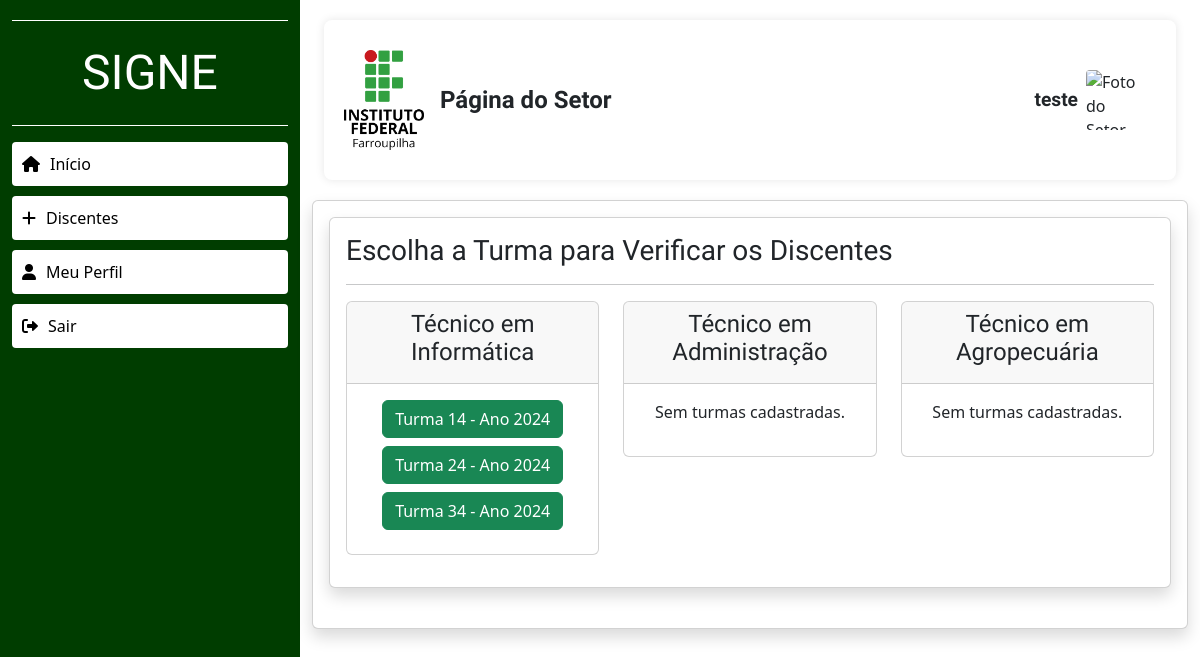
Page /PPI/editar_discente.php (signed in) on the committed database.
### tables this page shows
CREATE TABLE `usuarios` (
  `id` int(11) NOT NULL AUTO_INCREMENT,
  `username` varchar(50) NOT NULL,
  `email` varchar(100) NOT NULL,
  `password_hash` varchar(255) NOT NULL,
  `reset_token` varchar(100) DEFAULT NULL,
  `reset_expires` datetime DEFAULT NULL,
  `tipo` ENUM('administrador', 'docente', 'setor') NOT NULL,
  PRIMARY KEY (`id`)
);

CREATE TABLE `cursos` (
    `id` INT AUTO_INCREMENT PRIMARY KEY,
    `nome` VARCHAR(255) NOT NULL,
    `coordenador` VARCHAR(100)
);

### PPI/editar_discente.php (the view, shortened to what this page needs)
<?php
include 'config.php';
$stmt = $conn->prepare("SELECT username, foto_perfil FROM usuarios WHERE email = ?");
$stmt->bind_param("s", $_SESSION['email']);
$stmt->execute();
$stmt->bind_result($nome, $foto_perfil);
$displayTurmas = true;
$query_cursos = "SELECT id, nome FROM cursos";
$result_cursos = $conn->query($query_cursos);
$query_turmas = "
    SELECT t.numero, t.ano, t.curso_id, c.nome AS curso_nome
    FROM turmas t
    JOIN cursos c ON t.curso_id = c.id
    ORDER BY c.nome, t.numero;
";
$result_turmas = $conn->query($query_turmas);
$turmas_por_curso = [];
while ($row = $result_turmas->fetch_assoc()) {
    $turmas_por_curso[$row['curso_nome']][] = [
        'numero' => $row['numero'],
        'ano' => $row['ano'],
    ];
}
?>
<!DOCTYPE html>
<html lang="pt-BR">
<head>
    <link href="https://cdn.jsdelivr.net/npm/bootstrap@5.3.3/dist/css/bootstrap.min.css" rel="stylesheet">
    <link href="https://cdnjs.cloudflare.com/ajax/libs/font-awesome/6.0.0-beta3/css/all.min.css" rel="stylesheet">
    <link href="style.css" rel="stylesheet" type="text/css">
    <link href="https://cdn.jsdelivr.net/npm/bootstrap@5.3.0/dist/css/bootstrap.min.css" rel="stylesheet">
</head>
<body>
    <div class="container-fluid">
        <div class="row">
            <div class="col-md-3 sidebar">
                <div class="separator mb-3"></div>
                <div class="signe-text">SIGNE</div>
                <div class="separator mt-3 mb-3"></div>
                <button onclick="location.href='f_pagina_setor.php'">
                    <i class="fas fa-home"></i> Início
                </button>
                <button class="btn btn-light" type="button" data-bs-toggle="collapse" data-bs-target="#expandable-menu" aria-expanded="false" aria-controls="expandable-menu">
                    <i id="toggle-icon" class="fas fa-plus"></i> Discentes
                </button>
                <button onclick="location.href='meu_perfil.php'">
                    <i class="fas fa-user"></i> Meu Perfil
                </button>
                <button class="btn btn-danger" onclick="location.href='sair.php'">
                    <i class="fas fa-sign-out-alt"></i> Sair
                </button>
            </div>
            <div class="col-md-9 main-content">
                <div class="container">
                    <div class="header-container">
                        <img src="imgs/iffar.png" alt="Logo do IFFAR" class="logo">
                        <div class="title ms-3">Página do Setor</div>
                        <div class="ms-auto d-flex align-items-center">
                            <div class="profile-info d-flex align-items-center">
                                <div class="profile-details me-2">
                                    <span><?php echo htmlspecialchars($nome); ?></span>
                                </div>
                                <?php if (!empty($foto_perfil) && file_exists('uploads/' . basename($foto_perfil))): ?>
                                    <img src="uploads/<?php echo htmlspecialchars(basename($foto_perfil)); ?>" alt="Foto do Administrador">
                                <?php else: ?>
                                    <img src="imgs/setor-photo.png" alt="Foto do Setor">
                                <?php endif; ?>
                            </div>
                        </div>
                    </div>
                </div>
            <div class="row">
                <div class="col-12">
                    <div class="card shadow mb-4">
                        <div class="card-body">
                        <?php if ($displayTurmas): ?>
                            <div class="col-12">
                                <div class="card shadow mb-4">
                                    <div class="card-body">
                                        <h3 class="card-title">Escolha a Turma para Verificar os Discentes</h3>
                                        <hr>
                                        <div class="row">
                                            <?php if ($result_cursos->num_rows > 0): ?>
                                                <?php while ($curso = $result_cursos->fetch_assoc()): ?>
                                                    <div class="col-md-4 mb-3">
                                                        <div class="card text-center">
                                                            <div class="card-header">
                                                                <h4 class="card-title"><?php echo htmlspecialchars($curso['nome']); ?></h4>
                                                            </div>
                                                            <div class="card-body">
                                                                <?php if (isset($turmas_por_curso[$curso['nome']])): ?>
                                                                    <?php foreach ($turmas_por_curso[$curso['nome']] as $turma): ?>
                                                                        <button class="btn btn-success mb-2" onclick='listarDiscentes(<?php echo htmlspecialchars($turma['numero']); ?>, <?php echo htmlspecialchars($turma['ano']); ?>)'>
                                                                            Turma <?php echo htmlspecialchars($turma['numero']); ?> - Ano <?php echo htmlspecialchars($turma['ano']); ?>
                                                                        </button><br>
                                                                    <?php endforeach; ?>
                                                                <?php else: ?>
                                                                    <p>Sem turmas cadastradas.</p>
                                                                <?php endif; ?>
                                                            </div>
                                                        </div>
                                                    </div>
                                                <?php endwhile; ?>
                                            <?php else: ?>
                                                <p class="text-center">Nenhum curso encontrado.</p>
                                            <?php endif; ?>
                                        </div>
                                    </div>
                                </div>
                            </div>
                        <?php endif; ?>
</div>
                                        </body>

### PPI/style.css (style rules this page uses)
html, body { height: 100%; margin: 0; }
body { overflow-x: hidden; overflow-y: scroll; }
.sidebar { background-color: #003d00; color: white; padding: 20px; width: 250px; min-height: 100vh; }
.separator { border-bottom: 1px solid white; }
.signe-text { font-family: 'Forum'; font-size: 3rem; color: white; text-align: center; margin-bottom: 10px; }
.sidebar button { width: 100%; margin-bottom: 10px; border: none; background-color: white; color: black; text-align: left; display: flex; align-items: center; padding: 10px; border-radius: 4px; }
.sidebar button i { margin-right: 10px; }
.main-content { padding: 20px; padding-left: 15vh; padding-right: 0px; box-sizing: border-box; }
.header-container { background-color: white; border-radius: 8px; box-shadow: 0 0 10px rgba(0, 0, 0, 0.1); padding: 20px; margin-bottom: 20px; display: flex; align-items: center; height: 20vh; }
.logo { max-width: 10vh; height: relative; }
.title { font-size: 2rem; font-weight: bold; margin-bottom: 0; margin-left: 20px; }
.profile-info { display: flex; align-items: center; margin-left: 20px; }
.profile-info img { width: 60px; height: 60px; object-fit: cover; border-radius: 4px; margin-right: 10px; }
.profile-details { font-size: 1.2rem; font-family: 'Forum'; font-weight: bold; }
.btn-light { width: auto; margin-bottom: 10px; border-radius: 4px; color: white; display: flex; align-items: center; padding: 10px; border: none; background-color: #003d00; }
.btn-light, .btn-danger, .btn-warning { width: 100%; margin-bottom: 10px; border-radius: 4px; color: white; display: flex; align-items: center; padding: 10px; border: none; }
.btn-light { background-color: #003d00; }
.btn-danger { background-color: #dc3545; }
.title { font-family: 'Forum'; font-size: 1.5rem; }
h4 { font-family: "Forum"; }

### PPI/editar_discente.php (style rules this page uses)
h3 { font-family: "Forum", "serif"; }

### rows in the picture
usuarios: username "teste"
cursos: nome "Técnico em Informática", numero "14", ano "2024", numero "24", numero "34"
cursos: nome "Técnico em Administração", shows "Sem turmas cadastradas."
cursos: nome "Técnico em Agropecuária", shows "Sem turmas cadastradas."
